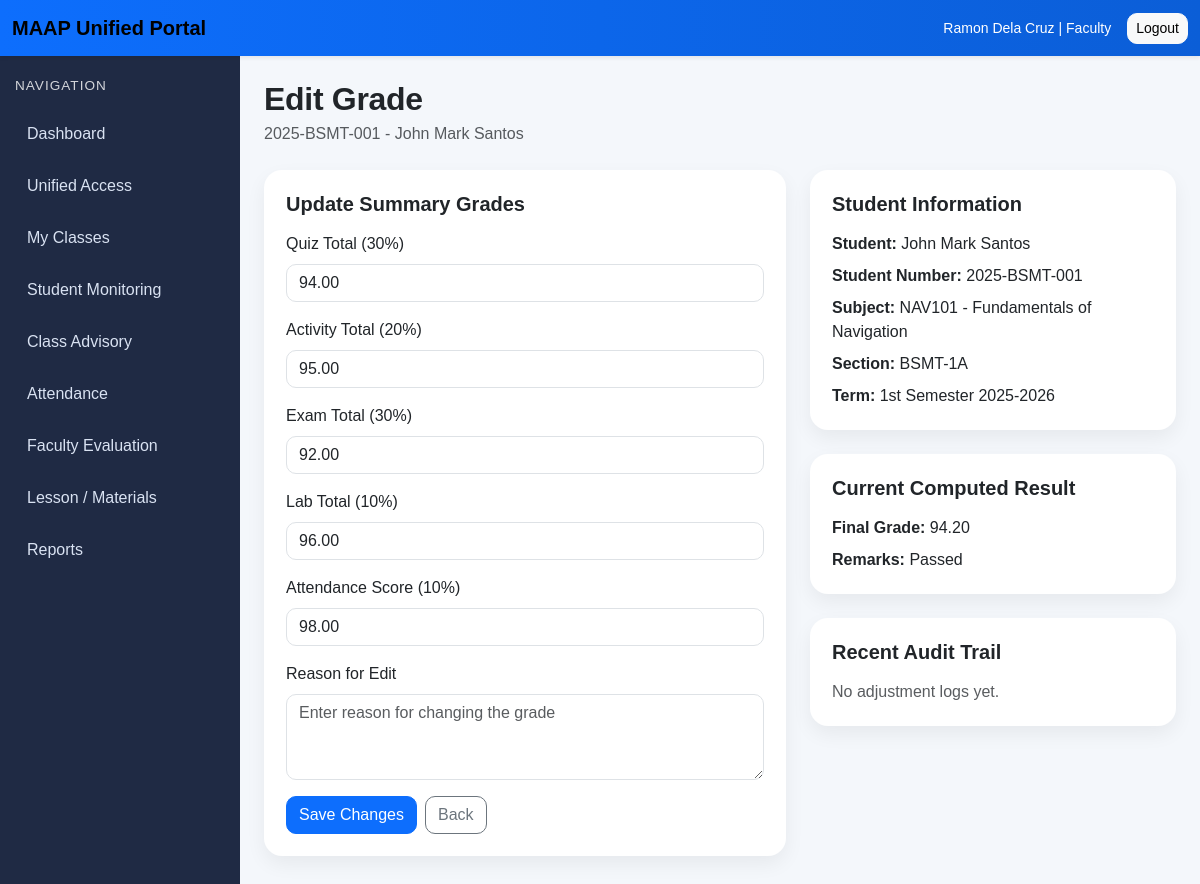
The page /academics/faculty/enrollment/1/grade/ (signed in) on the database as committed earlier.
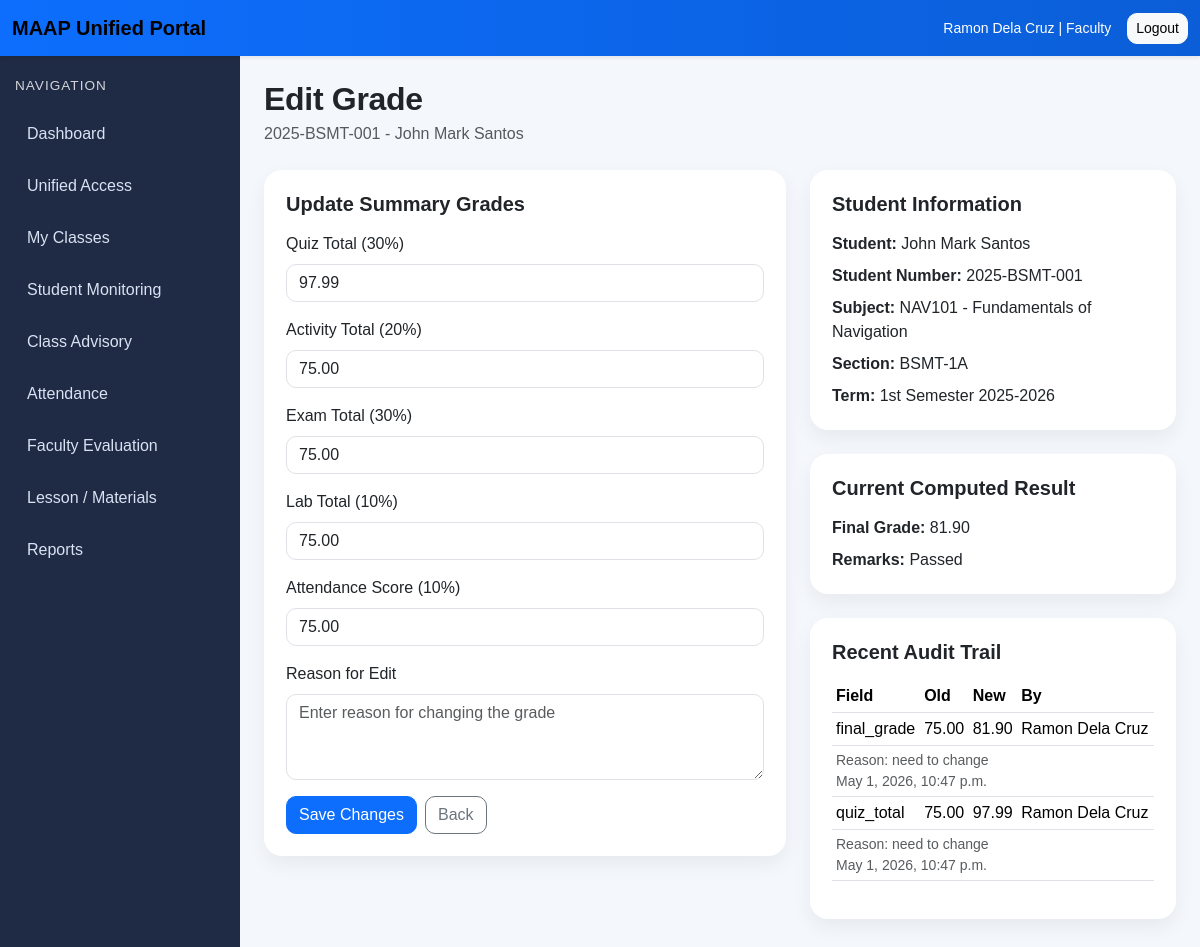
The same page on the database as committed later.
### academics/models.py (models this page shows, shortened)
class Grade(models.Model):
    enrollment = models.OneToOneField(
        Enrollment,
        on_delete=models.CASCADE,
        related_name="grade"
    )
    quiz_total = models.DecimalField(max_digits=5, decimal_places=2, default=0)
    activity_total = models.DecimalField(max_digits=5, decimal_places=2, default=0)
    exam_total = models.DecimalField(max_digits=5, decimal_places=2, default=0)
    lab_total = models.DecimalField(max_digits=5, decimal_places=2, default=0)
    attendance_score = models.DecimalField(max_digits=5, decimal_places=2, default=0)
    final_grade = models.DecimalField(max_digits=5, decimal_places=2, default=0)
    remarks = models.CharField(max_length=20, blank=True)
    updated_at = models.DateTimeField(auto_now=True)
    class Meta:
        ordering = ["enrollment__class_section", "enrollment__student__student_number"]

class GradeAdjustmentLog(models.Model):
    grade = models.ForeignKey(
        Grade,
        on_delete=models.CASCADE,
        related_name="adjustment_logs"
    )
    edited_by = models.ForeignKey(
        settings.AUTH_USER_MODEL,
        on_delete=models.SET_NULL,
        null=True,
        blank=True,
        related_name="grade_adjustments"
    )
    field_changed = models.CharField(max_length=50)
    old_value = models.CharField(max_length=50)
    new_value = models.CharField(max_length=50)
    reason = models.TextField()
    edited_at = models.DateTimeField(auto_now_add=True)
    class Meta:
        ordering = ["-edited_at"]

### accounts/models.py (models this page shows, shortened)
class CustomUser(AbstractUser):
    ROLE_CHOICES = [
        ("admin", "Admin"),
        ("faculty", "Faculty"),
        ("student", "Student"),
    ]
    role = models.CharField(max_length=20, choices=ROLE_CHOICES, default="student")

### academics/views.py (the view)
# urls.py: path("faculty/enrollment/<int:enrollment_id>/grade/", views.grade_entry, name="grade-entry"),
@login_required
def grade_entry(request, enrollment_id):
    if not _faculty_check(request):
        messages.error(request, "You are not authorized to access this page.")
        return redirect("role-redirect")
    faculty_profile = request.user.faculty_profile
    enrollment = get_object_or_404(
        Enrollment.objects.select_related(
            "student__user",
            "class_section__subject",
            "class_section__faculty__user"
        ),
        id=enrollment_id,
        class_section__faculty=faculty_profile,
    )
    grade_instance = Grade.objects.filter(enrollment=enrollment).first()
    if not grade_instance:
        messages.error(request, "No existing grade found. Use Encode Grades first.")
        return redirect("class-grade-entry", class_id=enrollment.class_section.id)
    tracked_fields = [
        "quiz_total",
        "activity_total",
        "exam_total",
        "lab_total",
        "attendance_score",
    ]
    original_values = {field: getattr(grade_instance, field) for field in tracked_fields}
    original_final_grade = grade_instance.final_grade
    original_remarks = grade_instance.remarks
    if request.method == "POST":
        form = GradeEditForm(request.POST, instance=grade_instance)
        if form.is_valid():
            updated_grade = form.save(commit=False)
            reason = form.cleaned_data["reason"].strip()
            changes = []
            for field in tracked_fields:
                old_value = original_values[field]
                new_value = getattr(updated_grade, field)
                if old_value != new_value:
                    changes.append((field, old_value, new_value))
            if not changes:
                messages.info(request, "No grade changes were detected.")
                return redirect("enrolled-student-list", class_id=enrollment.class_section.id)
            with transaction.atomic():
                updated_grade.save()
                for field_name, old_value, new_value in changes:
                    GradeAdjustmentLog.objects.create(
                        grade=updated_grade,
                        edited_by=request.user,
                        field_changed=field_name,
                        old_value=str(old_value),
                        new_value=str(new_value),
                        reason=reason,
                    )
                if original_final_grade != updated_grade.final_grade:
                    GradeAdjustmentLog.objects.create(
                        grade=updated_grade,
                        edited_by=request.user,
                        field_changed="final_grade",
                        old_value=str(original_final_grade),
                        new_value=str(updated_grade.final_grade),
                        reason=reason,
                    )
                if original_remarks != updated_grade.remarks:
                    GradeAdjustmentLog.objects.create(
                        grade=updated_grade,
                        edited_by=request.user,
                        field_changed="remarks",
                        old_value=str(original_remarks),
                        new_value=str(updated_grade.remarks),
                        reason=reason,
                    )
            messages.success(request, "Grade updated successfully. Changes were logged.")
            return redirect("enrolled-student-list", class_id=enrollment.class_section.id)
    else:
        form = GradeEditForm(instance=grade_instance)
    recent_logs = grade_instance.adjustment_logs.select_related("edited_by").all()[:10]
    context = {
        "page_title": "Edit Grade",
        "enrollment": enrollment,
        "form": form,
        "computed_grade": grade_instance.final_grade,
        "remarks": grade_instance.remarks,
        "recent_logs": recent_logs,
    }
    return render(request, "academics/grade_form.html", context)

### academics/forms.py
class GradeEditForm(forms.ModelForm):
    reason = forms.CharField(
        required=True,
        widget=forms.Textarea(attrs={
            "class": "form-control",
            "rows": 3,
            "placeholder": "Enter reason for changing the grade"
        })
    )
    class Meta:
        model = Grade
        fields = [
            "quiz_total",
            "activity_total",
            "exam_total",
            "lab_total",
            "attendance_score",
        ]
    def __init__(self, *args, **kwargs):
        super().__init__(*args, **kwargs)
        for field_name in [
            "quiz_total",
            "activity_total",
            "exam_total",
            "lab_total",
            "attendance_score",
        ]:
            self.fields[field_name].widget.attrs.update({
                "class": "form-control",
                "step": "0.01",
                "min": "0",
                "max": "100",
            })

### academics/views.py (called while the page is built)
def _faculty_check(request):
    if request.user.role != "faculty":
        return False
    if not hasattr(request.user, "faculty_profile"):
        return False
    return True

### templates/academics/grade_form.html (shortened to what the changed rows need)
{% extends "base.html" %}
{% block content %}
<div class="page-header">
    <h2 class="fw-bold mb-1">Edit Grade</h2>
</div>
<div class="row g-4">
    <div class="col-lg-7">
        <div class="section-box">
            <form method="post">
                <div class="mb-3">
                    <label class="form-label">Quiz Total (30%)</label>
                    {{ form.quiz_total }}
                </div>
                <div class="mb-3">
                    <label class="form-label">Activity Total (20%)</label>
                    {{ form.activity_total }}
                </div>
                <div class="mb-3">
                    <label class="form-label">Exam Total (30%)</label>
                    {{ form.exam_total }}
                </div>
                <div class="mb-3">
                    <label class="form-label">Lab Total (10%)</label>
                    {{ form.lab_total }}
                </div>
                <div class="mb-3">
                    <label class="form-label">Attendance Score (10%)</label>
                    {{ form.attendance_score }}
                </div>
            </form>
        </div>
    </div>
    <div class="col-lg-5">
        <div class="section-box mb-4">
            <h5 class="fw-bold mb-3">Current Computed Result</h5>
            <p class="mb-2"><strong>Final Grade:</strong> {{ computed_grade }}</p>
            <p class="mb-0"><strong>Remarks:</strong> {{ remarks }}</p>
        </div>
        <div class="section-box">
            <h5 class="fw-bold mb-3">Recent Audit Trail</h5>
            {% if recent_logs %}
                <div class="table-responsive">
                    <table class="table table-sm align-middle">
                        <thead>
                            <tr>
                                <th>Field</th>
                                <th>Old</th>
                                <th>New</th>
                                <th>By</th>
                            </tr>
                        </thead>
                        <tbody>
                            {% for log in recent_logs %}
                            <tr>
                                <td>{{ log.field_changed }}</td>
                                <td>{{ log.old_value }}</td>
                                <td>{{ log.new_value }}</td>
                                <td>
                                    {% if log.edited_by %}
                                        {{ log.edited_by.get_full_name|default:log.edited_by.username }}
                                    {% else %}
                                        -
                                    {% endif %}
                                </td>
                            </tr>
                            <tr>
                                <td colspan="4" class="small text-muted">
                                    Reason: {{ log.reason }}<br>
                                    {{ log.edited_at }}
                                </td>
                            </tr>
                            {% endfor %}
                        </tbody>
                    </table>
                </div>
            {% else %}
                <p class="text-muted mb-0">No adjustment logs yet.</p>
            {% endif %}
        </div>
    </div>
</div>
{% endblock %}

Rows that differ between the two databases and show on the page:
changed Grade "Passed": quiz_total "94.00" → "97.99"; activity_total "95.00" → "75.00"; exam_total "92.00" → "75.00"; lab_total "96.00" → "75.00"; attendance_score "98.00" → "75.00"; final_grade "94.20" → "81.90"
added GradeAdjustmentLog: field_changed "final_grade", old_value "75.00", new_value "81.90", edited_by.get_full_name "Ramon Dela Cruz", reason "need to change", edited_at "May 1, 2026, 10:47 p.m."
added GradeAdjustmentLog: field_changed "quiz_total", old_value "75.00", new_value "97.99", edited_by.get_full_name "Ramon Dela Cruz", reason "need to change", edited_at "May 1, 2026, 10:47 p.m."
Other text that changed with them:
text no longer shown: "No adjustment logs yet."
text now shown: "Field Old New By"
